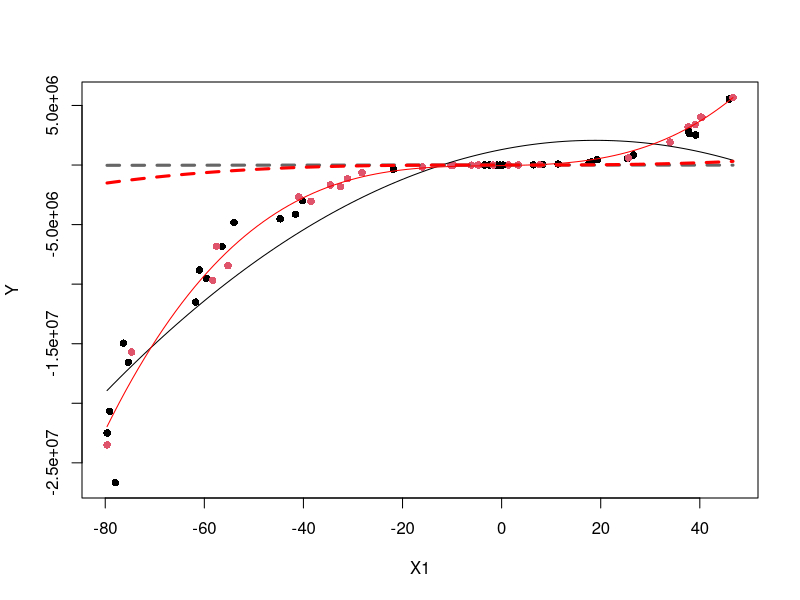

Source code (R):
## ---- chunk 1
set.seed(122) #This ensures the randomness is the "same" everytime if you play the entire R-chunk as one entire piece of code. If you run lines separately, your data might not come out the same every time.

## To begin, decide on your sample size. (You may have to revise it later to ensure all values in your lm(...) are significant.)
  
 n <- 60
  
## Then, create 10 X-variables using functions like rnorm(n, mean, sd), rchisq(n, df), rf(n, df1, df2), rt(n, df), rbeta(n, a, b), runif(n, a, b) or sample(c(1,0), n, replace=TRUE)...

 X1 <- runif(n, -80, 50) #replace this
 X2 <- runif(n, 10, 20) #replace this
 X3 <- runif(n, 120, 180) #replace this
 X4 <- sample(c(1,0), n, replace=TRUE) #replace this
 X5 <- runif(n, 180, 200) #replace this
 X6 <- sample(c(1,0), n, replace=TRUE) #replace this
 X7 <- sample(c(1,0), n, replace=TRUE) #replace this
 X8 <- runif(n, 43, 69) #replace this
 X9 <- sample(c(1,0), n, replace=TRUE) #replace this
 X10 <- runif(n, 40, 90) #replace this
 
## Then, create betas, errors (by choosing sigma), and Y
 
beta0 <- 2 

beta1 <- 2 

beta2 <- -4 

beta3 <- -2 

beta4 <- -13 

beta5 <- 5 

beta6 <- 3 
 
sigma <- 5 #change to whatever you want
 

 ################################
 # You CANNOT change this part:
 errors <- rnorm(n, 0, sigma)
 ################################ 
 
 #An example of how to make Y...
 # Y <-  beta0 + beta1*X1 + beta2*X2 + beta3*X4*X2 + errors
 
Y <- beta0 + beta1 * X1 + beta2 * X1^2 + beta3 * X2 + beta4 * X1 * X2 + beta5 * X1^2 * X2 + beta6 * X1^3 * X2 + errors #Change if you want, but this matches our stated mathematic model from above.

  #...edit this code and replace it with your model
 
 # You can include Y' or X' instead of Y or X if you wish.
 # Remember, only these functions are allowed when transforming
 # variables: 1/Y^2, 1/Y, log(Y), sqrt(Y), Y^2, Y^3, 1/X^2, 1/X, log(X), sqrt(X), X^2, X^3, X^4, X^5. 
 #########################################################
 # ILLEGAL: Y = (beta0 + beta1*X5)^2 + epsilon ###########
 #########################################################
 # Legal: sqrt(Y) = beta0 + beta1*X5^2 + epsilon #########
 #########################################################
 # You can only transform individual terms, not groups of terms.
 # And the beta's cannot be part of the transformation.

 
 # Load your data into a data set:
RBdata <- data.frame(Y = Y, X1 = X1, X2 = X2, X3 = X3, X4 = X4, X5 = X5, X6 = X6, X7 = X7, X8 = X8, X9 = X9, X10 = X10) 
 #In regression battleship you will have up to X10 included.
 
 #Now fit your model to make sure it comes out significant:
 true.lm <- lm(Y ~ X1 + I(X1^2) + X6 + X1:X6 + I(X1^2):X6 + I(X1^3):X6, data=RBdata) 
 #see if you can get the correct lm.
 #edit this code
 summary(true.lm) 
 #all p-values must be significant, except "(Intercept)"

## ---- chunk 2
plot(Y ~ X1, data=RBdata, col=as.factor(X6), pch=16)

b <- coef(true.lm) 

curve(b[1]+b[2]*x+b[3]*x^2, add=TRUE, col="black") #add quadratic model

curve((b[1]+b[4])+(b[2]+b[5])*x + (b[3]+b[6])*x^2 + b[7]*x^3, add=TRUE, col="red") #add cubic model, hint, this one uses all coefficients.



# Then use curve twice again, but with your original beta's to show the "TRUE" model in dashed lines on the same plot.


curve(beta0 + beta1*x + beta2*x^2, add=TRUE, col="grey40", lty=2, lwd=3)

curve((beta0 + beta3) + (beta1 + beta4)*x + (beta2 + beta5)*x^2 + beta6*x^3, add=TRUE, lty=2, lwd=3, col="red")
## ---- chunk 3
# Once you are ready, run this code to write your data to a csv:
write.csv(RBdata, "RBdata.csv", row.names=FALSE)
# The above code writes the dataset to your "current directory"
# To see where that is, use: getwd() in your Console.
# Find the data set and upload it to I-Learn.
## ---- chunk 4
set.seed(15) #This ensures the randomness is the "same" everytime if you play the entire R-chunk as one entire piece of code. If you run lines separately, your data might not come out the same every time.

## To begin, decide on your sample size. (You may have to revise it later to ensure all values in your lm(...) are significant.)
  
 n <- 60
  
## Then, create 10 X-variables using functions like rnorm(n, mean, sd), rchisq(n, df), rf(n, df1, df2), rt(n, df), rbeta(n, a, b), runif(n, a, b) or sample(c(1,0), n, replace=TRUE)...

 X1 <- runif(n, -80, 50) #replace this
 X2 <- runif(n, 10, 20) #replace this
 X3 <- runif(n, 120, 180) #replace this
 X4 <- sample(c(1,0), n, replace=TRUE) #replace this
 X5 <- runif(n, 180, 200) #replace this
 X6 <- sample(c(1,0), n, replace=TRUE) #replace this
 X7 <- sample(c(1,0), n, replace=TRUE) #replace this
 X8 <- runif(n, 43, 69) #replace this
 X9 <- sample(c(1,0), n, replace=TRUE) #replace this
 X10 <- runif(n, 40, 90) #replace this
 
## Then, create betas, errors (by choosing sigma), and Y
 
beta0 <- 2 

beta1 <- 2 

beta2 <- -4 

beta3 <- -2 

beta4 <- -13 

beta5 <- 5 

beta6 <- 3 
 
sigma <- 5 #change to whatever you want
 

 ################################
 # You CANNOT change this part:
 errors <- rnorm(n, 0, sigma)
 ################################ 
 
 #An example of how to make Y...
 # Y <-  beta0 + beta1*X1 + beta2*X2 + beta3*X4*X2 + errors
 
Y <- beta0 + beta1 * X1 + beta2 * X1^2 + beta3 * X2 + beta4 * X1 * X2 + beta5 * X1^2 * X2 + beta6 * X1^3 * X2 + errors #Change if you want, but this matches our stated mathematic model from above.

  #...edit this code and replace it with your model
 
 # You can include Y' or X' instead of Y or X if you wish.
 # Remember, only these functions are allowed when transforming
 # variables: 1/Y^2, 1/Y, log(Y), sqrt(Y), Y^2, Y^3, 1/X^2, 1/X, log(X), sqrt(X), X^2, X^3, X^4, X^5. 
 #########################################################
 # ILLEGAL: Y = (beta0 + beta1*X5)^2 + epsilon ###########
 #########################################################
 # Legal: sqrt(Y) = beta0 + beta1*X5^2 + epsilon #########
 #########################################################
 # You can only transform individual terms, not groups of terms.
 # And the beta's cannot be part of the transformation.

 
 # Load your data into a data set:
RBdata2 <- data.frame(Y = Y, X1 = X1, X2 = X2, X3 = X3, X4 = X4, X5 = X5, X6 = X6, X7 = X7, X8 = X8, X9 = X9, X10 = X10) 
 #In regression battleship you will have up to X10 included.
 
 #Now fit your model to make sure it comes out significant:
 true.lm <- lm(Y ~ X1 + I(X1^2) + X6 + X1:X6 + I(X1^2):X6 + I(X1^3):X6, data=RBdata) 
 #see if you can get the correct lm.
 #edit this code
 summary(true.lm) 
 #all p-values must be significant, except "(Intercept)"

## ---- chunk 5
#All the lm's

lm.student1 <- lm(Y ~ I(X1^3) + I(X1^3):X6 + I(X1^5):X6, data = RBdata)

lm.student2 <- lm(sqrt(Y) ~ X1 + X1:X6 + I(X1^3):X6, data = RBdata)

lm.s <- lm(Y ~ I(X1^3):X2 + I(X1^2):X2 + X1:X2, data = RBdata)

#true.lm

yht <- predict(lm.student1, newdata=RBdata2)

yhs <- predict(lm.student2, newdata=RBdata2)

yhc <- predict(lm.s, newdata=RBdata2)

ybar <- mean(RBdata2$Y) 

SSTO <- sum( (RBdata2$Y - ybar)^2 ) 

SSEt <- sum( (RBdata2$Y - yht)^2 ) 

SSEs <- sum( (RBdata2$Y - yhs)^2 ) 

SSEc <- sum( (RBdata2$Y - yhc)^2 ) 

rst <- 1 - SSEt/SSTO

rss <- 1 - SSEs/SSTO

rsc <- 1 - SSEc/SSTO

n <- length(RBdata2$Y) 

pl <- length(coef(true.lm))

pt <- length(coef(lm.student1))

ps <- length(coef(lm.student2))

pc <- length(coef(lm.s))

rska <- 1 - (n-1)/(n-pt)*SSEt/SSTO

rsta <- 1 - (n-1)/(n-pt)*SSEt/SSTO

rssa <- 1 - (n-1)/(n-ps)*SSEs/SSTO

rsca <- 1 - (n-1)/(n-pc)*SSEc/SSTO

